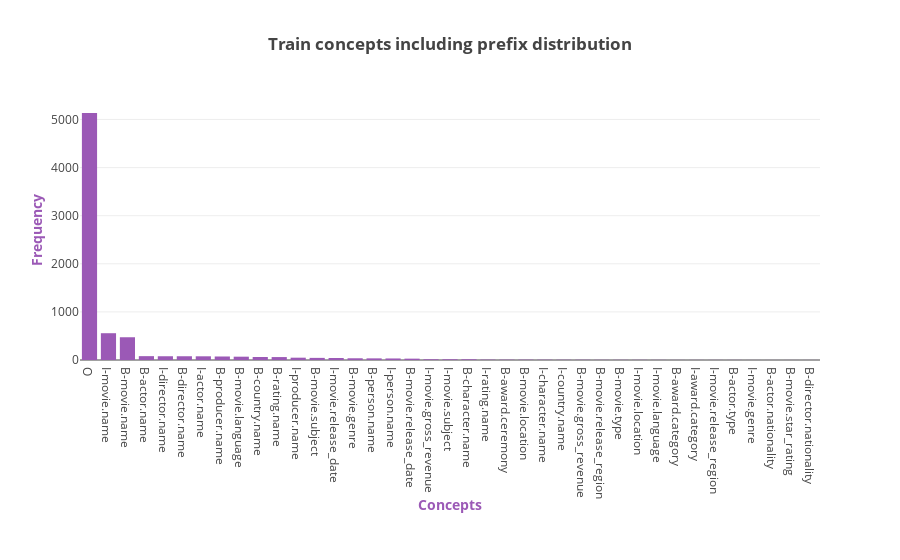

The notebook cell this image was saved under:
### Code cell
X_axis = []
Y_axis = []
sorted_dict = sorted(concept_including_prefix_count_dictionary.items(), key=itemgetter(1), reverse=True)

for concept_including_prefix, concept_including_prefix_count in sorted_dict:
    if concept_including_prefix_count > 0:
        X_axis.append(concept_including_prefix)
        Y_axis.append(concept_including_prefix_count)

assert(len(X_axis) == len(Y_axis)) 

plotly.offline.iplot({
    "data": [Bar(orientation = 'v',
                 x = X_axis,
                 y = Y_axis,
                 marker = dict(color = "#9b59b6"))],
    "layout": Layout(title="<b>Train concepts including prefix distribution</b>", 
                     xaxis=dict(title='<b>Concepts</b>', titlefont=dict(color='#9b59b6')),
                     yaxis=dict(title='<b>Frequency</b>', dtick = 1000, titlefont=dict(color='#9b59b6')),
                     margin=Margin(b=200)
                    )
})

### Figure 1 — Plotly figure (JSON) as saved in the notebook; plotly's stock layout.template omitted (floating-point values rounded to 4 significant figures)
{"data": [{"marker": {"color": "#9b59b6"}, "orientation": "v", "type": "bar", "x": ["O", "I-movie.name", "B-movie.name", "B-actor.name", "I-director.name", "B-director.name", "I-actor.name", "B-producer.name", "B-movie.language", "B-country.name", "B-rating.name", "I-producer.name", "B-movie.subject", "I-movie.release_date", "B-movie.genre", "B-person.name", "I-person.name", "B-movie.release_date", "I-movie.gross_revenue", "I-movie.subject", "B-character.name", "I-rating.name", "B-award.ceremony", "B-movie.location", "I-character.name", "I-country.name", "B-movie.gross_revenue", "B-movie.release_region", "B-movie.type", "I-movie.location", "I-movie.language", "B-award.category", "I-award.category", "I-movie.release_region", "B-actor.type", "I-movie.genre", "B-actor.nationality", "B-movie.star_rating", "B-director.nationality"], "y": [5135, 557, 473, 80, 78, 78, 77, 73, 69, 62, 61, 48, 44, 42, 36, 34, 32, 28, 15, 15, 15, 8, 7, 7, 6, 5, 5, 4, 4, 4, 3, 2, 2, 2, 2, 1, 1, 1, 1]}], "layout": {"margin": {"b": 200}, "title": "<b>Train concepts including prefix distribution</b>", "xaxis": {"title": "<b>Concepts</b>", "titlefont": {"color": "#9b59b6"}}, "yaxis": {"dtick": 1000, "title": "<b>Frequency</b>", "titlefont": {"color": "#9b59b6"}}}}
